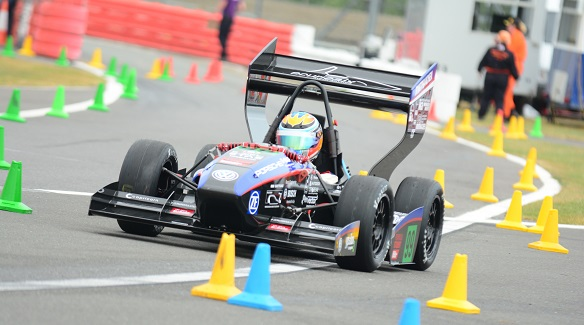
#> input picture color_filtering/formula-student-about.jpg, 584 x 325 px, given in place of the camera
$ python sobel.py   (older library calls are emulated)
#> lines starting #> are read from the running program, lines starting #| are printed output that depends on the picture; after the words box and inside, x2 and y2 are one past the last pixel; in counts of white or black regions, pixels touching at a corner belong together
import numpy as np
import cv2

cap = cv2.VideoCapture(0)

while(True):
	ret, frame = cap.read()
#> frame is the input picture: shape (325, 584, 3); mean B, G, R 149.2, 160.8, 166.2
	frame = cv2.cvtColor(frame, cv2.COLOR_BGR2GRAY)
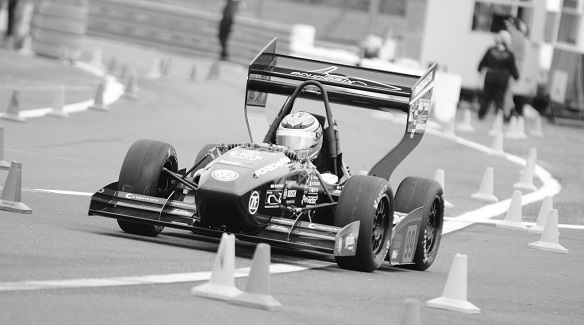
#> frame: shape (325, 584); min 0, max 255, mean 161.1

	sobelx = cv2.Sobel(frame, cv2.CV_64F, 1, 0, ksize = 5)
	sobely = cv2.Sobel(frame, cv2.CV_64F, 0, 1, ksize = 5)
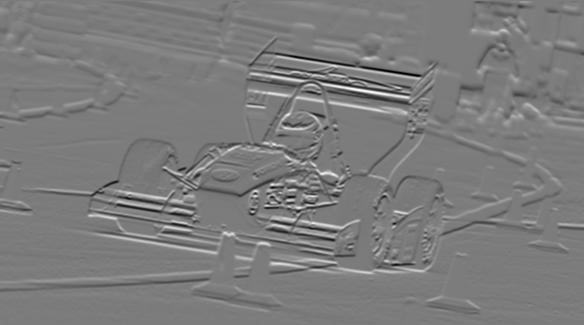
#> sobely: shape (325, 584) float64; min -10486, max 11036, mean 5.2; drawn with min black and max white

	#sobelx = cv2.Sobel(res, cv2.CV_64F, 1, 0, ksize = 5)
	#sobely = cv2.Sobel(res, cv2.CV_64F, 0, 1, ksize = 5)

	abs_grad_x = cv2.convertScaleAbs(sobelx)
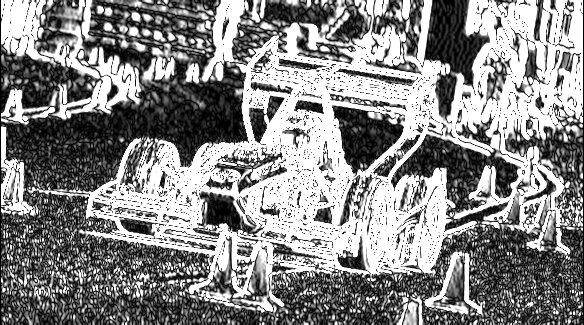
#> abs_grad_x: shape (325, 584); min 0, max 255, mean 136.2
	abs_grad_y = cv2.convertScaleAbs(sobely)
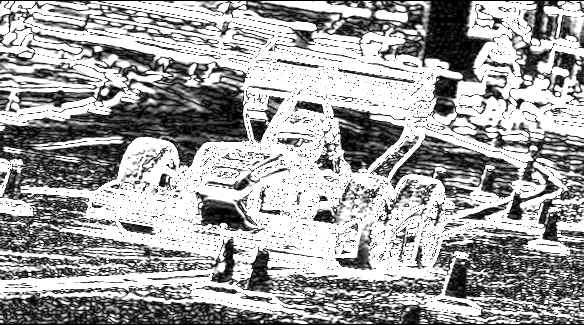
#> abs_grad_y: shape (325, 584); min 0, max 255, mean 161.9

	sobel = cv2.addWeighted(abs_grad_x, 0.5, abs_grad_y, 0.5, 0)
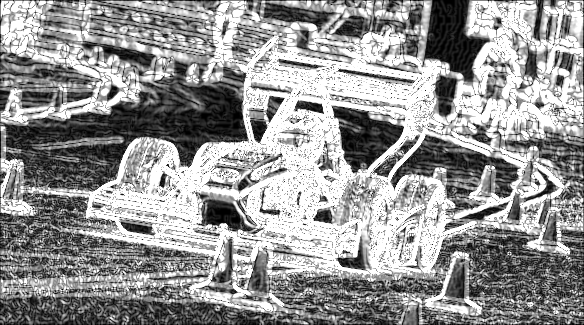
#> sobel: shape (325, 584); min 0, max 255, mean 149.1

	#cv2.imshow('Original', frame)
	cv2.imshow('Sobelx', sobelx)
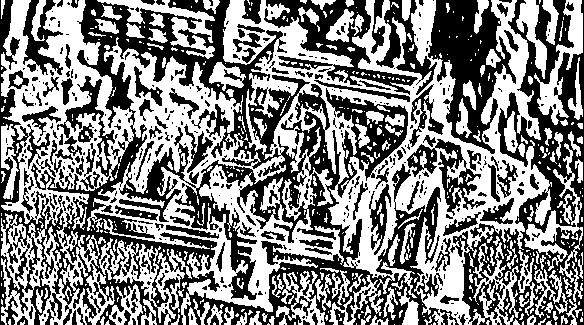
#> window 'Sobelx': shape (325, 584); 51.4% white; 482 black regions (334 under 20 px), largest, box (x1, y1, x2, y2) and area: (0, 0, 443, 325) 47348, (450, 0, 584, 325) 14592, (428, 0, 516, 154) 6454
	cv2.imshow('Sobely', sobely)
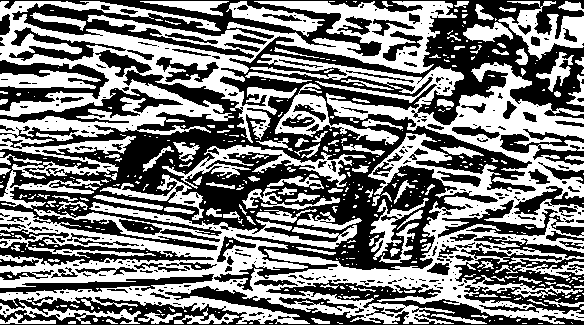
#> window 'Sobely': shape (325, 584); 48.6% white; 462 white regions (339 under 20 px), largest, box (x1, y1, x2, y2) and area: (0, 54, 584, 324) 42663, (0, 1, 457, 209) 24854, (162, 145, 366, 189) 2134
	cv2.imshow('Sobel - Combination', sobel)

	if cv2.waitKey(1) & 0xFF == ord('q'):
#> (key q is pressed here)
	    break

cap.release()
cv2.destroyAllWindows()
